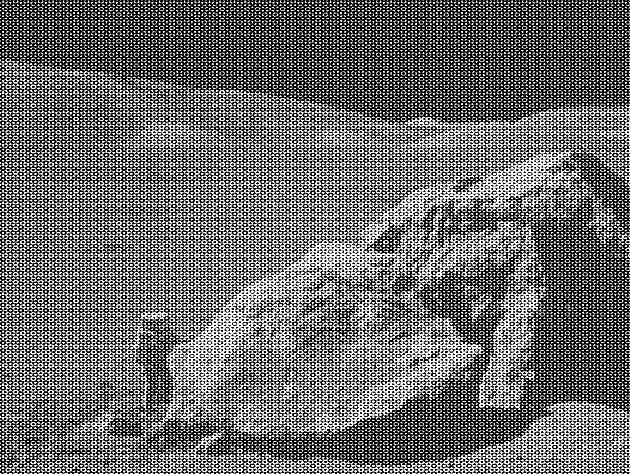
#> input picture fiverr/moonlanding.png, 630 x 474 px
$ python DFT_Naive_Cooley_Tukey.py -i moonlanding.png
#> lines starting #> are read from the running program, lines starting #| are printed output that depends on the picture
import cv2
import matplotlib.pyplot as plt
from matplotlib.colors import LogNorm
import numpy as np
import statistics as stats
from timeit import default_timer as timer
from scipy import sparse
import os
import argparse


def dft_slow(x):
    """Compute the discrete Fourier Transform of the 1D array x"""
    x = x.copy()
    x = np.asarray(x, dtype=complex)
    N = x.shape[0]
    n = np.arange(N)
    k = n.reshape((N, 1))
    M = np.exp(-2j * np.pi * k * n / N)
    return np.dot(M, x)


# [35 lines left out: functions dft2_slow, inverse_dft_slow, inverse_dft2_slow, not called in this run]


def dft2_fast(x):
    x = x.copy()
    x_trans = x.transpose()
    x_col_transformed = np.asarray(x_trans, dtype=complex)
    for n, col in enumerate(x_trans):
        x_col_transformed[n] = fft(col)
    x_col_transformed = x_col_transformed.transpose()
    x_transformed = np.asarray(x, dtype=complex)
    for m, row in enumerate(x_col_transformed):
        x_transformed[m] = fft(row)
    return x_transformed


# [10 lines left out: function inverse_dft2_fast, not called in this run]


def fft(x):
    """A recursive implementation of the 1D Cooley-Tukey FFT"""
    x = np.asarray(x, dtype=complex)
    n = x.shape[0]

    if n % 2 > 0:
        raise ValueError("size of x must be a power of 2")
    elif n <= 32:  # this cutoff should be optimized
        return dft_slow(x)
    else:
        x_even = fft(x[::2])
        x_odd = fft(x[1::2])
        factor = np.exp(-2j * np.pi * np.arange(n) / n)
        x_even = np.concatenate([x_even, x_even])
        x_odd = np.concatenate([x_odd, x_odd])
        return x_even + factor * x_odd


# [21 lines left out: function inverse_fft, not called in this run]


def fast_mode(img):
    transformed = dft2_fast(img)

    plt.figure(figsize=(15, 5))
    plt.subplot(121), plt.imshow(img, cmap="gray")
    plt.title("Original"), plt.xticks([]), plt.yticks([])
    plt.subplot(122), plt.imshow(np.abs(transformed), norm=LogNorm(vmin=5))
    plt.colorbar()
    plt.title("Log scaled fourier transform"), plt.xticks([]), plt.yticks([])
    plt.suptitle("Our result for FFT Transform", fontsize=22)
    plt.show()


# [113 lines left out: functions denoising_mode, compression_mode, runtime_mode, not called in this run]


def main():
    parser = argparse.ArgumentParser(description='Compute Fourier Transforms')
    parser.add_argument('-m', type=int, default=1,
                        action='store', help='mode to be selected')
    parser.add_argument('-i', type=str, default='Lenna_(test_image).png',
                        action='store', help='image filename')

    args = parser.parse_args()
    img = args.i
    mode = args.m

    img = cv2.imread(img, cv2.IMREAD_GRAYSCALE)
#> img is the input picture: shape (474, 630); min 0, max 255, mean 108.1
    width = len(img[0])
#> width = 630
    height = len(img)
#> height = 474
    width = width if width == 2 ** (int(np.log2(width))
                                    ) else 2 ** (int(np.log2(width)) + 1)
#> width = 1024
    height = height if height == 2 ** (int(np.log2(height))
                                       ) else 2 ** int((np.log2(height)) + 1)
#> height = 512
    img = cv2.resize(img, (width, height))
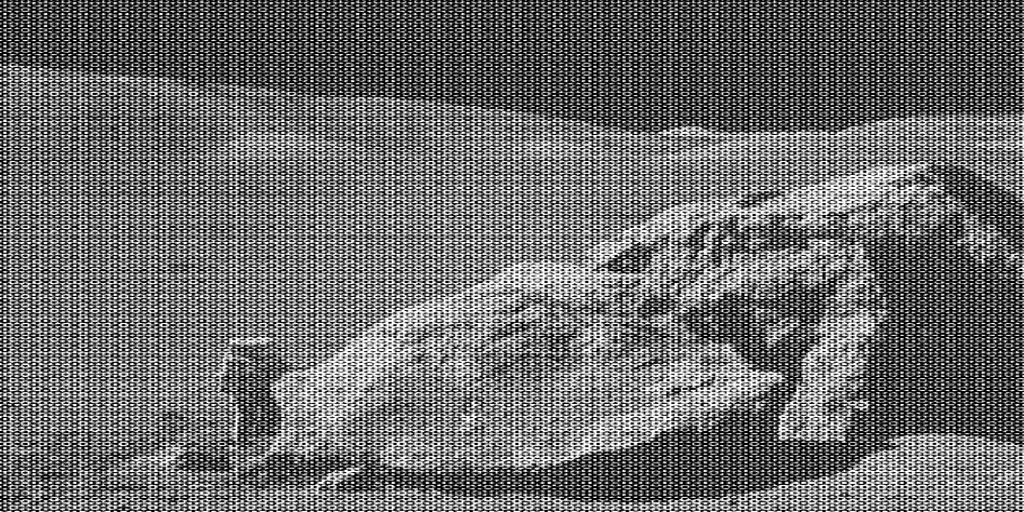
#> img: shape (512, 1024); min 0, max 255, mean 108

    if mode == 1:
        fast_mode(img)
#> in dft2_fast, `x_trans = x.transpose()`:
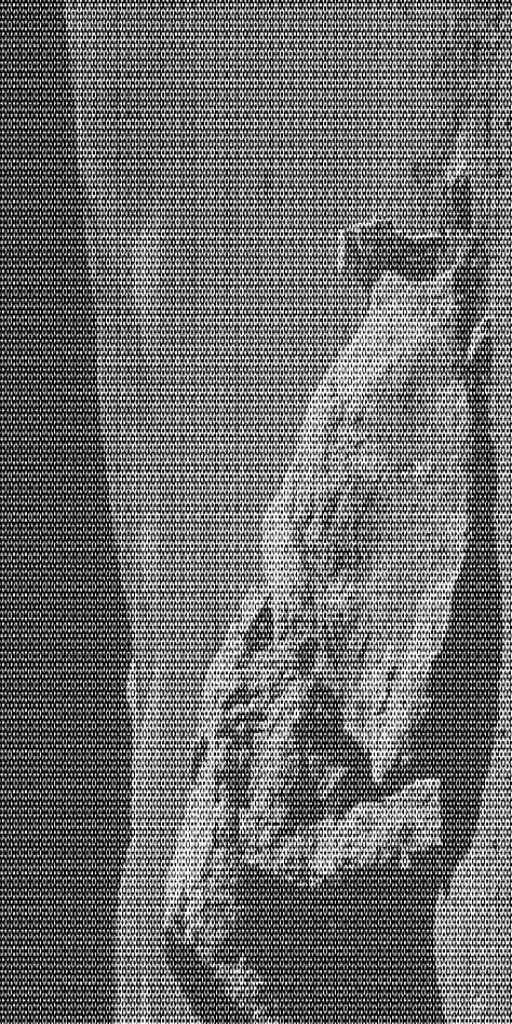
#> x_trans: shape (1024, 512); min 0, max 255, mean 108
#> in fast_mode, `plt.show()`:
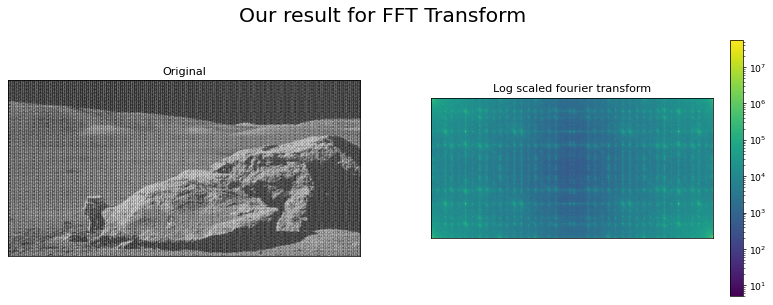
#> figure drawn by matplotlib, 3 panels
    elif mode == 2:
        denoising_mode(img)
    elif mode == 3:
        compression_mode(img)
    elif mode == 4:
        runtime_mode()
    return 0


if __name__ == "__main__":
    main()
